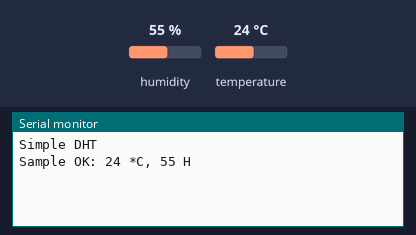
Recording of a sketch running on a simulated ESP8266 (NodeMCU). Parts: the last lines printed to the serial monitor. The inputs (shaded band) are chosen by the test bench; at power-on: humidity 55 %, temperature 24 °C.

Above: at 2.2 s.
2.3 s: humidity set to 22 %
At 3.4 s:
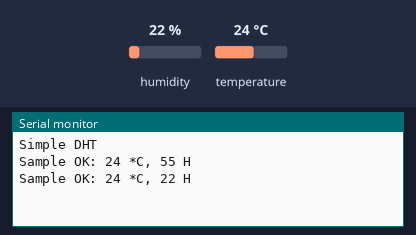
4.4 s: temperature set to 12 °C
At 6.2 s:
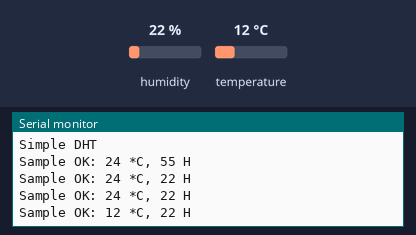
6.5 s: humidity set to 40 %
At 8.2 s:
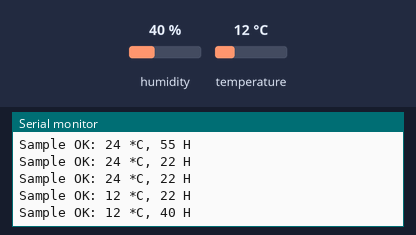
Timing chart, 0 to 9.7 s (numbered marks = the images above; inputs shaded):
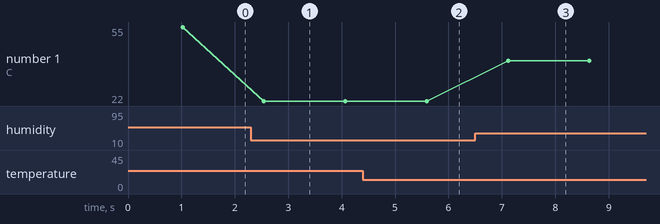

Measured:
- after the input at 2.3 s, the serial monitor: prints a new line after 0.25 s (image 1)
- after the input at 4.4 s, the serial monitor: prints a new line after 1.2 s (image 2)
- after the input at 6.5 s, the serial monitor: prints a new line after 0.62 s (image 3)
- plotted number 1: 55 → 22 after the input at 2.3 s, 22 → 40 after the input at 6.5 s

The sketch:

vs-program.ino
```cpp
#include <Arduino.h>
#include <SimpleDHT.h>

#define pinDHT 7 // SD3 pin signal sensor DHT

byte temperature = 0;
byte humidity = 0;

SimpleDHT11 dht11(D1); //instan sensor dht11

void KelembabanSuhu()
{
  int err = SimpleDHTErrSuccess;

  if ((err = dht11.read(&temperature, &humidity, NULL)) != SimpleDHTErrSuccess)
  {
    Serial.print("Pembacaan DHT11 gagal, err=");
    Serial.println(err);
    delay(1000);
    return;
  }

  Serial.print("Sample OK: ");
  Serial.print((int)temperature);

  Serial.print(" *C, ");
  Serial.print((int)humidity);
  Serial.println(" H");

  delay(1500);
}

void setup()
{
  Serial.begin(115200);
  Serial.println("Simple DHT");
  delay(1000);
}

void loop()
{
  KelembabanSuhu();
}
```
